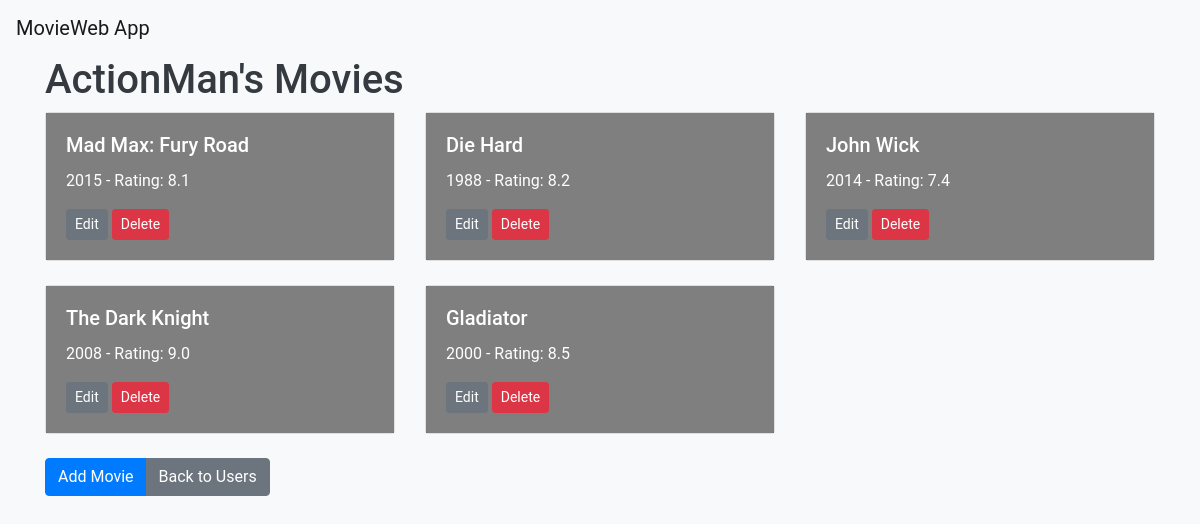
The page /users/4 on the database its author committed.
### models.py (models this page shows)
class User(db.Model):
    __tablename__ = 'users'
    user_id = db.Column(db.Integer, primary_key=True)
    username = db.Column(db.String(80), unique=True, nullable=False)
    movies = db.relationship('Movie', backref='user', lazy=True)

class Movie(db.Model):
    __tablename__ = 'movies'
    movie_id = db.Column(db.Integer, primary_key=True)
    name = db.Column(db.String(120), nullable=False)
    year = db.Column(db.Integer, nullable=False)
    rating = db.Column(db.Float, nullable=False)
    poster_url = db.Column(db.String(255), nullable=True)  # New field for movie poster URL
    user_id = db.Column(db.Integer, db.ForeignKey('users.user_id'), nullable=False)

### app.py (the view)
@app.route('/users/<int:user_id>')
def user_movies(user_id):
    user = data_manager.find_user_by_id(user_id)
    if user is None:
        return f"User with ID {user_id} not found", 404
    movies = data_manager.list_user_movies(user_id)
    return render_template('user_movies.html', user=user, movies=movies, user_id=user_id)

### sqlite_data_manager.py (called while the page is built)
    def find_user_by_id(self, user_id):
        return User.query.get(user_id)

    def list_user_movies(self, user_id):
        user = self.find_user_by_id(user_id)
        if user:
            return user.movies
        return []

### templates/user_movies.html (shortened to what this page needs)
{% extends "base.html" %}
{% block content %}
    <h1>{{ user.username }}'s Movies</h1>
    <div class="row">
        {% for movie in movies %}
            <div class="col-md-4">
                <div class="card mb-4" style="background-image: url('{{ movie.poster_url }}'); background-size: cover; color: white;">
                    <div class="card-body" style="background-color: rgba(0, 0, 0, 0.5);">
                        <h5 class="card-title">{{ movie.name }}</h5>
                        <p class="card-text">{{ movie.year }} - Rating: {{ movie.rating }}</p>
                        <a href="{{ url_for('update_movie', user_id=user.user_id, movie_id=movie.movie_id) }}" class="btn btn-secondary btn-sm">Edit</a>
                        <a href="{{ url_for('delete_movie', user_id=user.user_id, movie_id=movie.movie_id) }}" class="btn btn-danger btn-sm">Delete</a>
                    </div>
                </div>
            </div>
        {% endfor %}
    </div>
    <div class="btn-group" role="group">
        <a href="{{ url_for('add_movie', user_id=user.user_id) }}" class="btn btn-primary">Add Movie</a>
        <a href="{{ url_for('list_users') }}" class="btn btn-secondary">Back to Users</a>
    </div>
{% endblock %}

### templates/base.html (style rules this page uses)
body { font-family: 'Roboto', sans-serif; background-color: #f8f9fa; color: #343a40; }

### rows shown on the page
User: username "ActionMan"
Movie: name "Mad Max: Fury Road", year "2015", rating "8.1"
Movie: name "Die Hard", year "1988", rating "8.2"
Movie: name "John Wick", year "2014", rating "7.4"
Movie: name "The Dark Knight", year "2008", rating "9.0"
Movie: name "Gladiator", year "2000", rating "8.5"
